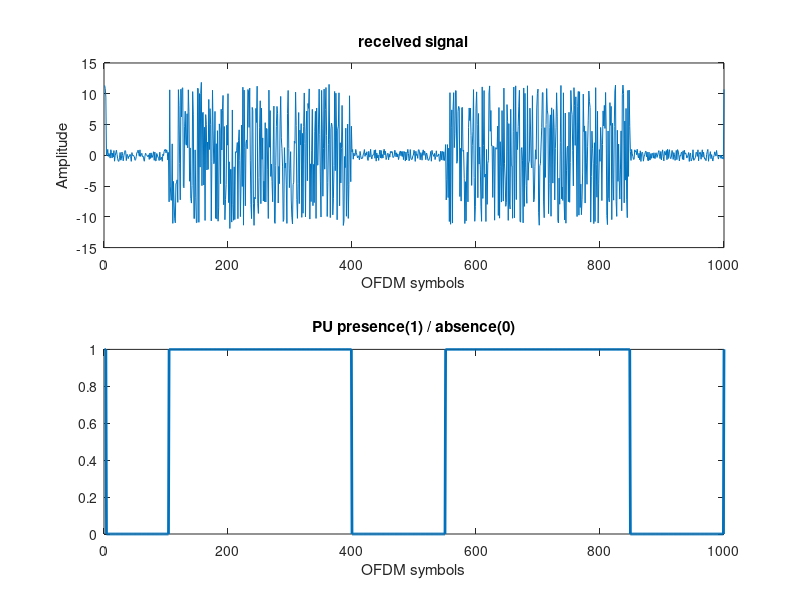

Here is the MATLAB script that generated this plot:
% ----------------------------------------------------------------------- % 
clc 
clear all 
close all 

%% Load the OFDM signal (at the secondary user side) 
load('rxOFDM_signal.mat'); 

%% Extract a specific sub-carrier to search the presence of the Primary User 

signal = rxOFDM_signal(2,:);  % 2 means that I am extracting the 2nd sub-carrier 
  

%% Calculate the energy of each OFDM symbol 

for i = 1:size(signal,2) 
    energy(1,i) = (abs(signal(1,i))).^2;  
end 
  
%% Compare with the threshold 

threshold = 1; 
for j = 1:size(energy,2) 
    if energy(1,j) >= threshold 
        PU(1,j) = 1; 
    else 
        PU(1,j) = 0; 
    end 
end 

%% Plot the signal and the output of the Energy Detector 

subplot(2,1,1); 
plot(real(signal)); 
title('received signal'); 
xlabel('OFDM symbols'); 
ylabel('Amplitude'); 
subplot(2,1,2) 
plot(PU, 'LineWidth',2); 
title('PU presence(1) / absence(0)'); 
xlabel('OFDM symbols'); 
% ----------------------------------------------------------------------- % 

 